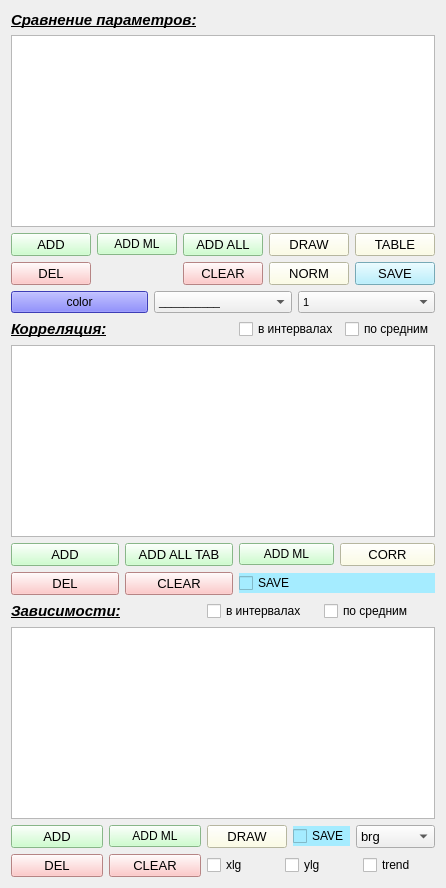
               <widget class="QWidget" name="tab_analiz">
                <attribute name="title">
                 <string>2</string>
                </attribute>
                <attribute name="toolTip">
                 <string>&lt;html&gt;&lt;head/&gt;&lt;body&gt;&lt;p&gt;Сравнение параметров&lt;/p&gt;&lt;p&gt;Корреляция&lt;/p&gt;&lt;p&gt;Зависимости&lt;/p&gt;&lt;/body&gt;&lt;/html&gt;</string>
                </attribute>
                <layout class="QGridLayout" name="gridLayout_37">
                 <item row="0" column="0">
                  <layout class="QGridLayout" name="gridLayout_27">
                   <item row="2" column="0">
                    <layout class="QGridLayout" name="gridLayout_28">
                     <item row="0" column="0">
                      <widget class="QPushButton" name="pushButton_rel_color">
                       <property name="styleSheet">
                        <string notr="true">background-color: rgb(85, 85, 255);</string>
                       </property>
                       <property name="text">
                        <string>color</string>
                       </property>
                      </widget>
                     </item>
                     <item row="0" column="1">
                      <widget class="QComboBox" name="comboBox_dash">
                       <property name="font">
                        <font>
                         <pointsize>8</pointsize>
                        </font>
                       </property>
                       <property name="toolTip">
                        <string>штрих кривой</string>
                       </property>
                       <item>
                        <property name="text">
                         <string>__________</string>
                        </property>
                       </item>
                       <item>
                        <property name="text">
                         <string>.................</string>
                        </property>
                       </item>
                       <item>
                        <property name="text">
                         <string>- - - - - - - - - </string>
                        </property>
                       </item>
                       <item>
                        <property name="text">
                         <string>-.-.-.-.-.-.-.-.</string>
                        </property>
                       </item>
                      </widget>
                     </item>
                     <item row="0" column="2">
                      <widget class="QComboBox" name="comboBox_width">
                       <property name="font">
                        <font>
                         <pointsize>8</pointsize>
                        </font>
                       </property>
                       <property name="toolTip">
                        <string>толщина кривой</string>
                       </property>
                       <item>
                        <property name="text">
                         <string>1</string>
                        </property>
                       </item>
                       <item>
                        <property name="text">
                         <string>1.5</string>
                        </property>
                       </item>
                       <item>
                        <property name="text">
                         <string>2</string>
                        </property>
                       </item>
                       <item>
                        <property name="text">
                         <string>2.5</string>
                        </property>
                       </item>
                       <item>
                        <property name="text">
                         <string>3</string>
                        </property>
                       </item>
                       <item>
                        <property name="text">
                         <string>4</string>
                        </property>
                       </item>
                      </widget>
                     </item>
                    </layout>
                   </item>
                   <item row="1" column="0">
                    <layout class="QGridLayout" name="gridLayout_29">
                     <item row="0" column="0">
                      <layout class="QGridLayout" name="gridLayout_30">
                       <item row="1" column="0">
                        <widget class="QListWidget" name="listWidget_param">
                         <property name="font">
                          <font>
                           <pointsize>9</pointsize>
                          </font>
                         </property>
                        </widget>
                       </item>
                       <item row="0" column="0">
                        <widget class="QLabel" name="label_param">
                         <property name="font">
                          <font>
                           <pointsize>11</pointsize>
                           <weight>75</weight>
                           <italic>true</italic>
                           <bold>true</bold>
                           <underline>true</underline>
                          </font>
                         </property>
                         <property name="text">
                          <string>Сравнение параметров:</string>
                         </property>
                        </widget>
                       </item>
                      </layout>
                     </item>
                     <item row="1" column="0">
                      <layout class="QGridLayout" name="gridLayout_31">
                       <item row="0" column="4">
                        <widget class="QPushButton" name="pushButton_table">
                         <property name="font">
                          <font>
                           <pointsize>10</pointsize>
                          </font>
                         </property>
                         <property name="toolTip">
                          <string>Составить сводную таблицу по выбранным параметрам</string>
                         </property>
                         <property name="styleSheet">
                          <string notr="true">background-color: rgb(255, 255, 222);</string>
                         </property>
                         <property name="text">
                          <string>TABLE</string>
                         </property>
                        </widget>
                       </item>
                       <item row="1" column="3">
                        <widget class="QPushButton" name="pushButton_norm_param">
                         <property name="font">
                          <font>
                           <pointsize>10</pointsize>
                          </font>
                         </property>
                         <property name="toolTip">
                          <string>Нормировать и отобразить выбранные параметры</string>
                         </property>
                         <property name="styleSheet">
                          <string notr="true">background-color: rgb(255, 255, 222);</string>
                         </property>
                         <property name="text">
                          <string>NORM</string>
                         </property>
                        </widget>
                       </item>
                       <item row="0" column="0">
                        <widget class="QPushButton" name="pushButton_add_param">
                         <property name="font">
                          <font>
                           <pointsize>10</pointsize>
                          </font>
                         </property>
                         <property name="toolTip">
                          <string>Добавить параметр</string>
                         </property>
                         <property name="autoFillBackground">
                          <bool>false</bool>
                         </property>
                         <property name="styleSheet">
                          <string notr="true">background-color: rgb(191, 255, 191);</string>
                         </property>
                         <property name="text">
                          <string>ADD</string>
                         </property>
                        </widget>
                       </item>
                       <item row="1" column="4">
                        <widget class="QPushButton" name="pushButton_table_save">
                         <property name="font">
                          <font>
                           <pointsize>10</pointsize>
                          </font>
                         </property>
                         <property name="toolTip">
                          <string>Сохранить таблицу из виджета в XLS</string>
                         </property>
                         <property name="styleSheet">
                          <string notr="true">background-color: rgb(165, 236, 255);</string>
                         </property>
                         <property name="text">
                          <string>SAVE</string>
                         </property>
                        </widget>
                       </item>
                       <item row="0" column="3">
                        <widget class="QPushButton" name="pushButton_draw_param">
                         <property name="font">
                          <font>
                           <pointsize>10</pointsize>
                          </font>
                         </property>
                         <property name="toolTip">
                          <string>Отобразить выбранные параметры на одном графике</string>
                         </property>
                         <property name="styleSheet">
                          <string notr="true">background-color: rgb(255, 255, 222);</string>
                         </property>
                         <property name="text">
                          <string>DRAW</string>
                         </property>
                        </widget>
                       </item>
                       <item row="1" column="0">
                        <widget class="QPushButton" name="pushButton_del_param_srav">
                         <property name="font">
                          <font>
                           <pointsize>10</pointsize>
                          </font>
                         </property>
                         <property name="toolTip">
                          <string>Удалить выбранный параметр</string>
                         </property>
                         <property name="styleSheet">
                          <string notr="true">background-color: rgb(255, 185, 185);</string>
                         </property>
                         <property name="text">
                          <string>DEL</string>
                         </property>
                        </widget>
                       </item>
                       <item row="1" column="2">
                        <widget class="QPushButton" name="pushButton_clear_param">
                         <property name="font">
                          <font>
                           <pointsize>10</pointsize>
                          </font>
                         </property>
                         <property name="toolTip">
                          <string>Очистить список параметров</string>
                         </property>
                         <property name="styleSheet">
                          <string notr="true">background-color: rgb(255, 185, 185);</string>
                         </property>
                         <property name="text">
                          <string>CLEAR</string>
                         </property>
                        </widget>
                       </item>
                       <item row="0" column="2">
                        <widget class="QPushButton" name="pushButton_add_all_param">
                         <property name="font">
                          <font>
                           <pointsize>10</pointsize>
                          </font>
                         </property>
                         <property name="styleSheet">
                          <string notr="true">background-color: rgb(191, 255, 191);</string>
                         </property>
                         <property name="text">
                          <string>ADD ALL</string>
                         </property>
                        </widget>
                       </item>
                       <item row="0" column="1">
                        <widget class="QPushButton" name="pushButton_add_param_ml">
                         <property name="styleSheet">
                          <string notr="true">background-color: rgb(191, 255, 191);</string>
                         </property>
                         <property name="text">
                          <string>ADD ML</string>
                         </property>
                        </widget>
                       </item>
                      </layout>
                     </item>
                    </layout>
                   </item>
                   <item row="0" column="0">
                    <spacer name="horizontalSpacer_3">
                     <property name="orientation">
                      <enum>Qt::Horizontal</enum>
                     </property>
                     <property name="sizeHint" stdset="0">
                      <size>
                       <width>40</width>
                       <height>0</height>
                      </size>
                     </property>
                    </spacer>
                   </item>
                  </layout>
                 </item>
                 <item row="2" column="0">
                  <layout class="QGridLayout" name="gridLayout_32">
                   <item row="1" column="0" colspan="3">
                    <widget class="QListWidget" name="listWidget_relation">
                     <property name="styleSheet">
                      <string notr="true">font: 9pt &quot;MS Shell Dlg 2&quot;;</string>
                     </property>
                    </widget>
                   </item>
                   <item row="3" column="1">
                    <widget class="QPushButton" name="pushButton_clear_param_rel">
                     <property name="font">
                      <font>
                       <pointsize>10</pointsize>
                      </font>
                     </property>
                     <property name="toolTip">
                      <string>Очистить список параметров</string>
                     </property>
                     <property name="styleSheet">
                      <string notr="true">background-color: rgb(255, 185, 185);</string>
                     </property>
                     <property name="text">
                      <string>CLEAR</string>
                     </property>
                    </widget>
                   </item>
                   <item row="3" column="2">
                    <layout class="QGridLayout" name="gridLayout_33">
                     <item row="0" column="0">
                      <widget class="QCheckBox" name="checkBox_xlg">
                       <property name="font">
                        <font>
                         <pointsize>9</pointsize>
                        </font>
                       </property>
                       <property name="toolTip">
                        <string>Ось X в логарифмическом масштабе</string>
                       </property>
                       <property name="text">
                        <string>xlg</string>
                       </property>
                      </widget>
                     </item>
                     <item row="0" column="1">
                      <widget class="QCheckBox" name="checkBox_ylg">
                       <property name="font">
                        <font>
                         <pointsize>9</pointsize>
                        </font>
                       </property>
                       <property name="toolTip">
                        <string>Ось Y в логарифмическом масштабе</string>
                       </property>
                       <property name="text">
                        <string>ylg</string>
                       </property>
                      </widget>
                     </item>
                     <item row="0" column="2">
                      <widget class="QCheckBox" name="checkBox_trend">
                       <property name="font">
                        <font>
                         <pointsize>9</pointsize>
                        </font>
                       </property>
                       <property name="toolTip">
                        <string>Добавить линию тренда на график</string>
                       </property>
                       <property name="text">
                        <string>trend</string>
                       </property>
                      </widget>
                     </item>
                    </layout>
                   </item>
                   <item row="0" column="0" colspan="2">
                    <widget class="QLabel" name="label_12">
                     <property name="font">
                      <font>
                       <pointsize>11</pointsize>
                       <weight>75</weight>
                       <italic>true</italic>
                       <bold>true</bold>
                       <underline>true</underline>
                      </font>
                     </property>
                     <property name="text">
                      <string>Зависимости:</string>
                     </property>
                    </widget>
                   </item>
                   <item row="2" column="0">
                    <widget class="QPushButton" name="pushButton_add_param_rel">
                     <property name="font">
                      <font>
                       <pointsize>10</pointsize>
                      </font>
                     </property>
                     <property name="toolTip">
                      <string>Добавить параметр</string>
                     </property>
                     <property name="autoFillBackground">
                      <bool>false</bool>
                     </property>
                     <property name="styleSheet">
                      <string notr="true">background-color: rgb(191, 255, 191);</string>
                     </property>
                     <property name="text">
                      <string>ADD</string>
                     </property>
                    </widget>
                   </item>
                   <item row="2" column="2">
                    <layout class="QGridLayout" name="gridLayout_43">
                     <item row="0" column="0">
                      <widget class="QPushButton" name="pushButton_draw_rel">
                       <property name="font">
                        <font>
                         <pointsize>10</pointsize>
                        </font>
                       </property>
                       <property name="toolTip">
                        <string>Построить график зависимости между параметрами</string>
                       </property>
                       <property name="styleSheet">
                        <string notr="true">background-color: rgb(255, 255, 222);</string>
                       </property>
                       <property name="text">
                        <string>DRAW</string>
                       </property>
                      </widget>
                     </item>
                     <item row="0" column="2">
                      <widget class="QComboBox" name="comboBox_rel">
                       <property name="font">
                        <font>
                         <pointsize>10</pointsize>
                        </font>
                       </property>
                       <property name="toolTip">
                        <string>Выбор цветовой схемы</string>
                       </property>
                       <item>
                        <property name="text">
                         <string>brg</string>
                        </property>
                       </item>
                       <item>
                        <property name="text">
                         <string>rainbow</string>
                        </property>
                       </item>
                       <item>
                        <property name="text">
                         <string>terrain</string>
                        </property>
                       </item>
                       <item>
                        <property name="text">
                         <string>ocean</string>
                        </property>
                       </item>
                       <item>
                        <property name="text">
                         <string>gnuplot2</string>
                        </property>
                       </item>
                       <item>
                        <property name="text">
                         <string>seismic</string>
                        </property>
                       </item>
                       <item>
                        <property name="text">
                         <string>PiYG</string>
                        </property>
                       </item>
                       <item>
                        <property name="text">
                         <string>hot</string>
                        </property>
                       </item>
                       <item>
                        <property name="text">
                         <string>cool</string>
                        </property>
                       </item>
                       <item>
                        <property name="text">
                         <string>winter</string>
                        </property>
                       </item>
                       <item>
                        <property name="text">
                         <string>spring</string>
                        </property>
                       </item>
                       <item>
                        <property name="text">
                         <string>gray</string>
                        </property>
                       </item>
                       <item>
                        <property name="text">
                         <string>YlOrRd</string>
                        </property>
                       </item>
                       <item>
                        <property name="text">
                         <string>plasma</string>
                        </property>
                       </item>
                       <item>
                        <property name="text">
                         <string>viridis</string>
                        </property>
                       </item>
                      </widget>
                     </item>
                     <item row="0" column="1">
                      <widget class="QCheckBox" name="checkBox_save_rel">
                       <property name="styleSheet">
                        <string notr="true">background-color: rgb(165, 236, 255);</string>
                       </property>
                       <property name="text">
                        <string>SAVE</string>
                       </property>
                      </widget>
                     </item>
                    </layout>
                   </item>
                   <item row="3" column="0">
                    <widget class="QPushButton" name="pushButton_del_param_rel">
                     <property name="font">
                      <font>
                       <pointsize>10</pointsize>
                      </font>
                     </property>
                     <property name="toolTip">
                      <string>Удалить выбранный параметр</string>
                     </property>
                     <property name="styleSheet">
                      <string notr="true">background-color: rgb(255, 185, 185);</string>
                     </property>
                     <property name="text">
                      <string>DEL</string>
                     </property>
                    </widget>
                   </item>
                   <item row="0" column="2">
                    <layout class="QGridLayout" name="gridLayout_51">
                     <item row="0" column="0">
                      <widget class="QCheckBox" name="checkBox_class_int_rel">
                       <property name="text">
                        <string>в интервалах</string>
                       </property>
                      </widget>
                     </item>
                     <item row="0" column="1">
                      <widget class="QCheckBox" name="checkBox_class_int_mean_rel">
                       <property name="text">
                        <string>по средним</string>
                       </property>
                      </widget>
                     </item>
                    </layout>
                   </item>
                   <item row="2" column="1">
                    <widget class="QPushButton" name="pushButton_add_param_ml_rel">
                     <property name="styleSheet">
                      <string notr="true">background-color: rgb(191, 255, 191);</string>
                     </property>
                     <property name="text">
                      <string>ADD ML</string>
                     </property>
                    </widget>
                   </item>
                  </layout>
                 </item>
                 <item row="1" column="0">
                  <layout class="QGridLayout" name="gridLayout_42">
                   <item row="3" column="0">
                    <widget class="QPushButton" name="pushButton_del_param_corr">
                     <property name="font">
                      <font>
                       <pointsize>10</pointsize>
                      </font>
                     </property>
                     <property name="toolTip">
                      <string>Удалить выбранный параметр</string>
                     </property>
                     <property name="styleSheet">
                      <string notr="true">background-color: rgb(255, 185, 185);</string>
                     </property>
                     <property name="text">
                      <string>DEL</string>
                     </property>
                    </widget>
                   </item>
                   <item row="3" column="2">
                    <widget class="QCheckBox" name="checkBox_save_data_corr">
                     <property name="font">
                      <font>
                       <pointsize>9</pointsize>
                      </font>
                     </property>
                     <property name="toolTip">
                      <string>&lt;html&gt;&lt;head/&gt;&lt;body&gt;&lt;p&gt;Если включено, сохраняется таблица параметров,&lt;/p&gt;&lt;p&gt;использованная для расчета корреляционной матрицы&lt;/p&gt;&lt;/body&gt;&lt;/html&gt;</string>
                     </property>
                     <property name="styleSheet">
                      <string notr="true">background-color: rgb(165, 236, 255);</string>
                     </property>
                     <property name="text">
                      <string>SAVE</string>
                     </property>
                    </widget>
                   </item>
                   <item row="3" column="1">
                    <widget class="QPushButton" name="pushButton_clear_param_corr">
                     <property name="font">
                      <font>
                       <pointsize>10</pointsize>
                      </font>
                     </property>
                     <property name="toolTip">
                      <string>Очистить список параметров</string>
                     </property>
                     <property name="styleSheet">
                      <string notr="true">background-color: rgb(255, 185, 185);</string>
                     </property>
                     <property name="text">
                      <string>CLEAR</string>
                     </property>
                    </widget>
                   </item>
                   <item row="2" column="0">
                    <widget class="QPushButton" name="pushButton_add_param_corr">
                     <property name="font">
                      <font>
                       <pointsize>10</pointsize>
                      </font>
                     </property>
                     <property name="toolTip">
                      <string>Добавить параметр</string>
                     </property>
                     <property name="autoFillBackground">
                      <bool>false</bool>
                     </property>
                     <property name="styleSheet">
                      <string notr="true">background-color: rgb(191, 255, 191);</string>
                     </property>
                     <property name="text">
                      <string>ADD</string>
                     </property>
                    </widget>
                   </item>
                   <item row="0" column="0" colspan="2">
                    <widget class="QLabel" name="label_25">
                     <property name="font">
                      <font>
                       <pointsize>11</pointsize>
                       <weight>75</weight>
                       <italic>true</italic>
                       <bold>true</bold>
                       <underline>true</underline>
                      </font>
                     </property>
                     <property name="text">
                      <string>Корреляция:</string>
                     </property>
                    </widget>
                   </item>
                   <item row="0" column="2">
                    <layout class="QGridLayout" name="gridLayout_52">
                     <item row="0" column="0">
                      <widget class="QCheckBox" name="checkBox_class_int">
                       <property name="text">
                        <string>в интервалах</string>
                       </property>
                      </widget>
                     </item>
                     <item row="0" column="1">
                      <widget class="QCheckBox" name="checkBox_class_int_mean">
                       <property name="text">
                        <string>по средним</string>
                       </property>
                      </widget>
                     </item>
                    </layout>
                   </item>
                   <item row="2" column="1">
                    <widget class="QPushButton" name="pushButton_add_tab_corr">
                     <property name="font">
                      <font>
                       <pointsize>10</pointsize>
                      </font>
                     </property>
                     <property name="toolTip">
                      <string>Добавить все загруженные параметры из выбранной таблицы</string>
                     </property>
                     <property name="styleSheet">
                      <string notr="true">background-color: rgb(191, 255, 191);</string>
                     </property>
                     <property name="text">
                      <string>ADD ALL TAB</string>
                     </property>
                    </widget>
                   </item>
                   <item row="1" column="0" colspan="3">
                    <widget class="QListWidget" name="listWidget_correlation">
                     <property name="styleSheet">
                      <string notr="true">font: 9pt &quot;MS Shell Dlg 2&quot;;</string>
                     </property>
                    </widget>
                   </item>
                   <item row="2" column="2">
                    <layout class="QGridLayout" name="gridLayout_106">
                     <item row="0" column="0">
                      <widget class="QPushButton" name="pushButton_add_param_ml_corr">
                       <property name="styleSheet">
                        <string notr="true">background-color: rgb(191, 255, 191);</string>
                       </property>
                       <property name="text">
                        <string>ADD ML</string>
                       </property>
                      </widget>
                     </item>
                     <item row="0" column="1">
                      <widget class="QPushButton" name="pushButton_calc_corr">
                       <property name="font">
                        <font>
                         <pointsize>10</pointsize>
                        </font>
                       </property>
                       <property name="toolTip">
                        <string>Построить корреляционную матрицу по выбранным парамаетрам</string>
                       </property>
                       <property name="styleSheet">
                        <string notr="true">background-color: rgb(255, 255, 222);</string>
                       </property>
                       <property name="text">
                        <string>CORR</string>
                       </property>
                      </widget>
                     </item>
                    </layout>
                   </item>
                  </layout>
                 </item>
                </layout>
               </widget>
